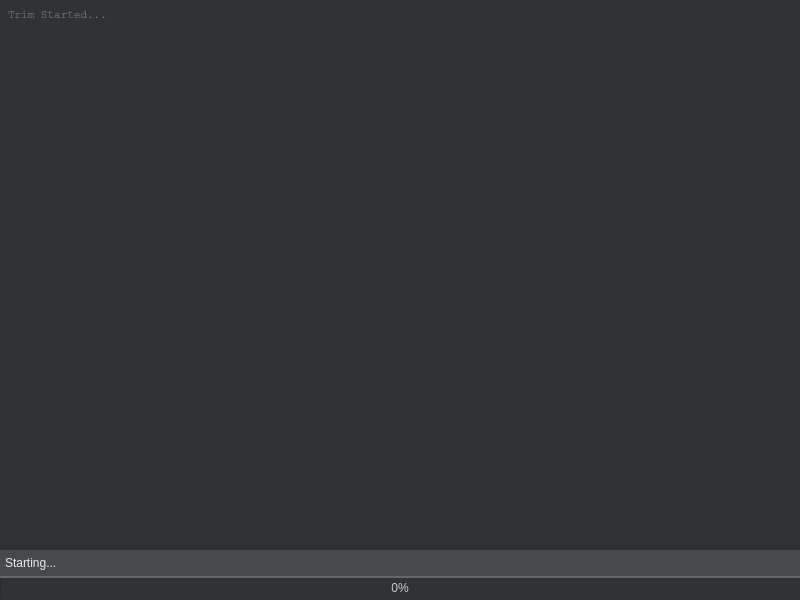
<?xml version="1.0" encoding="UTF-8"?>
<ui version="4.0">
 <class>pruneWindow</class>
 <widget class="QMainWindow" name="pruneWindow">
  <property name="geometry">
   <rect>
    <x>0</x>
    <y>0</y>
    <width>800</width>
    <height>600</height>
   </rect>
  </property>
  <property name="sizePolicy">
   <sizepolicy hsizetype="Expanding" vsizetype="Expanding">
    <horstretch>0</horstretch>
    <verstretch>0</verstretch>
   </sizepolicy>
  </property>
  <property name="windowTitle">
   <string>MCBE Prune Tool</string>
  </property>
  <property name="windowIcon">
   <iconset resource="mcbeadmin.qrc">
    <normaloff>:/MCBEAdmin/Resources/icons/minecraft2.png</normaloff>:/MCBEAdmin/Resources/icons/minecraft2.png</iconset>
  </property>
  <property name="styleSheet">
   <string notr="true">QMainWindow {
	border:none;
}

QWidget#centralwidget {
	background-color: #48494a;
	color:#cccccc;
	border:none;
}

QPlainTextEdit#console {
	background-color: #313233;
	color:#cccccc;
	border:none;
	font-family: &quot;Courier&quot;;
	padding:4px;
	font-size:8pt;
}

QLabel#progressLabel {

	color: #e9e9e9;
	font-family: &quot;Mojangles&quot;;
	font-size: 9pt;
	padding: 2px;
}

QProgressBar#progressBar {
	background-color: #313233;
	color:#cccccc;
	font-family: &quot;Minecraft&quot;;
	font-size: 9pt;
    text-align: center;
	border-top: 2px solid #666666
}</string>
  </property>
  <widget class="QWidget" name="centralwidget">
   <property name="sizePolicy">
    <sizepolicy hsizetype="Expanding" vsizetype="Expanding">
     <horstretch>0</horstretch>
     <verstretch>0</verstretch>
    </sizepolicy>
   </property>
   <property name="autoFillBackground">
    <bool>false</bool>
   </property>
   <layout class="QVBoxLayout" name="verticalLayout">
    <property name="spacing">
     <number>4</number>
    </property>
    <property name="leftMargin">
     <number>0</number>
    </property>
    <property name="topMargin">
     <number>0</number>
    </property>
    <property name="rightMargin">
     <number>0</number>
    </property>
    <property name="bottomMargin">
     <number>0</number>
    </property>
    <item>
     <widget class="QPlainTextEdit" name="console">
      <property name="enabled">
       <bool>true</bool>
      </property>
      <property name="sizePolicy">
       <sizepolicy hsizetype="Expanding" vsizetype="Expanding">
        <horstretch>0</horstretch>
        <verstretch>0</verstretch>
       </sizepolicy>
      </property>
      <property name="minimumSize">
       <size>
        <width>800</width>
        <height>400</height>
       </size>
      </property>
      <property name="font">
       <font>
        <family>Courier</family>
        <pointsize>8</pointsize>
       </font>
      </property>
      <property name="contextMenuPolicy">
       <enum>Qt::NoContextMenu</enum>
      </property>
      <property name="acceptDrops">
       <bool>false</bool>
      </property>
      <property name="inputMethodHints">
       <set>Qt::ImhNone</set>
      </property>
      <property name="frameShape">
       <enum>QFrame::NoFrame</enum>
      </property>
      <property name="frameShadow">
       <enum>QFrame::Plain</enum>
      </property>
      <property name="lineWidth">
       <number>1</number>
      </property>
      <property name="horizontalScrollBarPolicy">
       <enum>Qt::ScrollBarAlwaysOff</enum>
      </property>
      <property name="undoRedoEnabled">
       <bool>false</bool>
      </property>
      <property name="readOnly">
       <bool>true</bool>
      </property>
      <property name="textInteractionFlags">
       <set>Qt::TextSelectableByMouse</set>
      </property>
      <property name="centerOnScroll">
       <bool>false</bool>
      </property>
      <property name="placeholderText">
       <string>Trim Started...</string>
      </property>
     </widget>
    </item>
    <item>
     <widget class="QLabel" name="progressLabel">
      <property name="text">
       <string>Starting...</string>
      </property>
     </widget>
    </item>
    <item>
     <widget class="QProgressBar" name="progressBar">
      <property name="sizePolicy">
       <sizepolicy hsizetype="Expanding" vsizetype="Fixed">
        <horstretch>0</horstretch>
        <verstretch>0</verstretch>
       </sizepolicy>
      </property>
      <property name="value">
       <number>0</number>
      </property>
      <property name="alignment">
       <set>Qt::AlignCenter</set>
      </property>
      <property name="invertedAppearance">
       <bool>false</bool>
      </property>
     </widget>
    </item>
   </layout>
  </widget>
 </widget>
 <resources>
  <include location="mcbeadmin.qrc"/>
 </resources>
 <connections/>
</ui>
